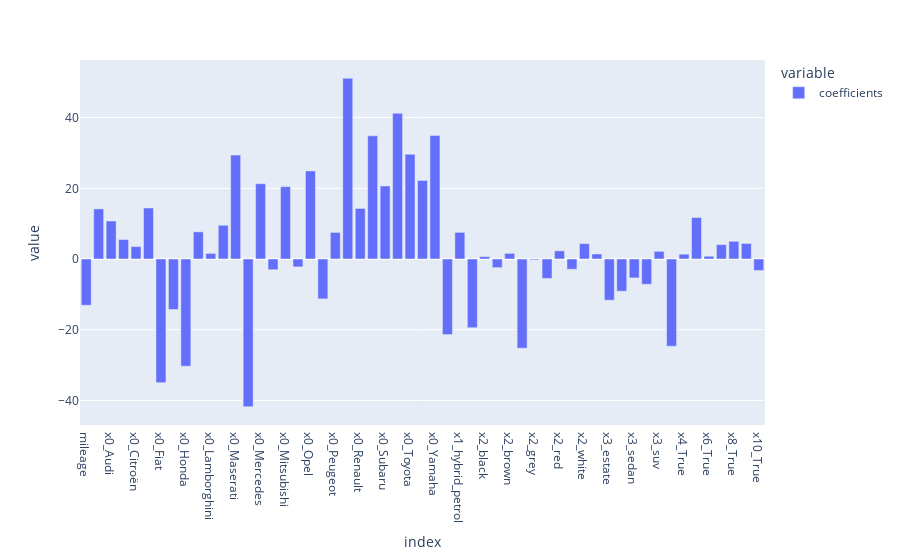

Write notebook code for a chart like this one.
### Code cell
# Let's display a graph
fig = px.bar(coefs, barmode="group")

fig.show()

### Figure 1 — Plotly figure (JSON) as saved in the notebook; plotly's stock layout.template omitted (floating-point values rounded to 4 significant figures)
{"data": [{"alignmentgroup": "True", "hovertemplate": "variable=coefficients<br>index=%{x}<br>value=%{y}<extra></extra>", "legendgroup": "coefficients", "marker": {"color": "#636efa", "pattern": {"shape": ""}}, "name": "coefficients", "offsetgroup": "coefficients", "orientation": "v", "showlegend": true, "textposition": "auto", "type": "bar", "x": ["mileage", "engine_power", "x0_Audi", "x0_BMW", "x0_Citroën", "x0_Ferrari", "x0_Fiat", "x0_Ford", "x0_Honda", "x0_KIA Motors", "x0_Lamborghini", "x0_Lexus", "x0_Maserati", "x0_Mazda", "x0_Mercedes", "x0_Mini", "x0_Mitsubishi", "x0_Nissan", "x0_Opel", "x0_PGO", "x0_Peugeot", "x0_Porsche", "x0_Renault", "x0_SEAT", "x0_Subaru", "x0_Suzuki", "x0_Toyota", "x0_Volkswagen", "x0_Yamaha", "x1_electro", "x1_hybrid_petrol", "x1_petrol", "x2_black", "x2_blue", "x2_brown", "x2_green", "x2_grey", "x2_orange", "x2_red", "x2_silver", "x2_white", "x3_coupe", "x3_estate", "x3_hatchback", "x3_sedan", "x3_subcompact", "x3_suv", "x3_van", "x4_True", "x5_True", "x6_True", "x7_True", "x8_True", "x9_True", "x10_True"], "xaxis": "x", "y": [-13.08, 14.17, 10.75, 5.502, 3.508, 14.44, -34.98, -14.28, -30.31, 7.682, 1.589, 9.547, 29.38, -41.79, 21.29, -3.039, 20.47, -2.229, 24.91, -11.28, 7.522, 51.13, 14.3, 34.84, 20.66, 41.24, 29.64, 22.23, 34.91, -21.38, 7.527, -19.44, 0.682, -2.446, 1.602, -25.22, -0.2422, -5.491, 2.305, -2.896, 4.353, 1.423, -11.66, -9.107, -5.352, -7.157, 2.162, -24.66, 1.369, 11.73, 0.7765, 4.06, 5.005, 4.4, -3.258], "yaxis": "y"}], "layout": {"barmode": "group", "legend": {"title": {"text": "variable"}, "tracegroupgap": 0}, "margin": {"t": 60}, "xaxis": {"anchor": "y", "domain": [0, 1], "title": {"text": "index"}}, "yaxis": {"anchor": "x", "domain": [0, 1], "title": {"text": "value"}}}}
